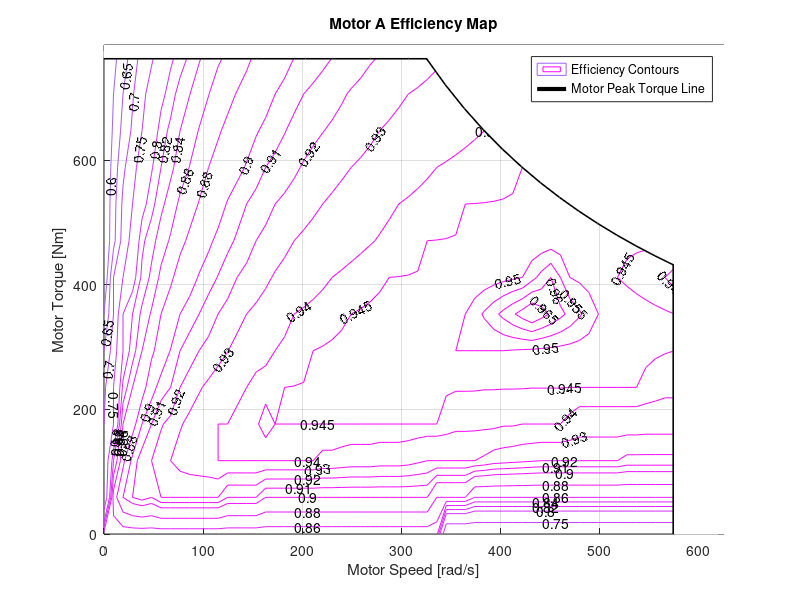

Write MATLAB code to recreate this figure.
% This script illustrates what the data is in each Motor_Data.mat file:
% MotorA_Data.mat and MotorB_Data.mat
% clear all
% close all

%%
load MotorA_Data.mat

% the efficiency values for which to create contour lines
eta = [0.97 0.965 0.96 0.955 0.95 0.945 0.94 0.93 0.92 0.91 0.9 0.88 0.86 0.84 0.82 0.8 0.75 0.7 0.65 0.6 0.55 0.5];

figure (1)

% Create a contour plot of the efficiency map:
%   EM_Efficiency_Map is a 2D lookup table with efficiency values for given
%      rotational speed and torques corresponding to the scales below
%   EM_Omega_Map represents the speed in rad/s
%   EM_Toreque_Map represents the torque in Nm
[cc,h] = contour(EM_Omega_Map,EM_Torque_Map,EM_Efficiency,eta);
clabel(cc,h);
hold on
grid on

% The map extends beyond the rated range for the motor.  We therefore plot
% the maximum torque values and white out the portion of the map that is
% invalid 
plot([EM_Omega_Max EM_Omega_Max(end)],[EM_Torque_Max 0],'k','linewidth',3)
colormap(cool)
hold off

large = 1e6;
xp = [EM_Omega_Max EM_Omega_Max(end) large large 0];
yp = [EM_Torque_Max 0 0 large large];
patch(xp,yp,'white','Edgecolor','white');

% make it look good...
axis([0 max(EM_Omega_Map)+50 0 max(EM_Torque_Map)+20])
xlabel('Motor Speed [rad/s]')
ylabel('Motor Torque [Nm]')
title('Motor A Efficiency Map')
legend('Efficiency Contours','Motor Peak Torque Line','location','northeast')

% %%
% load MotorB_Data.mat
% 
% % the efficiency values for which to create contour lines
% eta = [0.97 0.965 0.96 0.955 0.95 0.945 0.94 0.93 0.92 0.91 0.9 0.88 0.86 0.84 0.82 0.8 0.75 0.7 0.65 0.6 0.55 0.5];
% 
% figure (2)
% 
% % Create a contour plot of the efficiency map:
% %   EM_Efficiency_Map is a 2D lookup table with efficiency values for given
% %      rotational speed and torques corresponding to the scales below
% %   EM_Omega_Map represents the speed in rad/s
% %   EM_Toreque_Map represents the torque in Nm
% [cc,h] = contour(EM_Omega_Map,EM_Torque_Map,EM_Efficiency,eta);
% clabel(cc,h);
% hold on
% grid on
% 
% % The map extends beyond the rated range for the motor.  We therefore plot
% % the maximum torque values and white out the portion of the map that is
% % invalid 
% plot([EM_Omega_Max EM_Omega_Max(end)],[EM_Torque_Max 0],'k','linewidth',3)
% colormap(cool)
% 
% large = 1e6;
% xp = [EM_Omega_Max EM_Omega_Max(end) large large 0];
% yp = [EM_Torque_Max 0 0 large large];
% patch(xp,yp,'white','Edgecolor','white');
% 
% % make it look good...
% axis([0 max(EM_Omega_Map)+50 0 max(EM_Torque_Map)+20])
% xlabel('Motor Speed [rad/s]')
% ylabel('Motor Torque [Nm]')
% title('Motor B Efficiency Map')
% legend('Efficiency Contours','Motor Peak Torque Line','location','northeast')
% 
% %%
% load MotorC_Data.mat
% 
% % the efficiency values for which to create contour lines
% eta = [0.97 0.965 0.96 0.955 0.95 0.945 0.94 0.93 0.92 0.91 0.9 0.88 0.86 0.84 0.82 0.8 0.75 0.7 0.65 0.6 0.55 0.5];
% 
% figure (3)
% 
% % Create a contour plot of the efficiency map:
% %   EM_Efficiency_Map is a 2D lookup table with efficiency values for given
% %      rotational speed and torques corresponding to the scales below
% %   EM_Omega_Map represents the speed in rad/s
% %   EM_Toreque_Map represents the torque in Nm
% [cc,h] = contour(EM_Omega_Map,EM_Torque_Map,EM_Efficiency,eta);
% clabel(cc,h);
% hold on
% grid on
% 
% % The map extends beyond the rated range for the motor.  We therefore plot
% % the maximum torque values and white out the portion of the map that is
% % invalid 
% plot([EM_Omega_Max EM_Omega_Max(end)],[EM_Torque_Max 0],'k','linewidth',3)
% colormap(cool)
% 
% large = 1e6;
% xp = [EM_Omega_Max EM_Omega_Max(end) large large 0];
% yp = [EM_Torque_Max 0 0 large large];
% patch(xp,yp,'white','Edgecolor','white');
% 
% % make it look good...
% axis([0 max(EM_Omega_Max)+50 0 max(EM_Torque_Max)+20])
% xlabel('Motor Speed [rad/s]')
% ylabel('Motor Torque [Nm]')
% title('Motor C Efficiency Map')
% legend('Efficiency Contours','Motor Peak Torque Line','location','northeast')